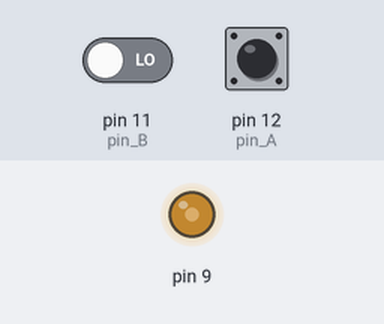
Simulated run of this sketch. Board: Arduino Uno, built with avr-gcc and run on an emulated ATmega328P. Shown: output pins drawn as LEDs (lit = HIGH). The inputs (shaded band) are chosen by the test bench; at power-on: pin 11 (pin_B) LOW, pin 12 (pin_A) HIGH. What the sketch prints to the serial monitor is not drawn.

Above: at 0.3 s.
Timing chart, 0 to 1.8 s (numbered marks = the images above):
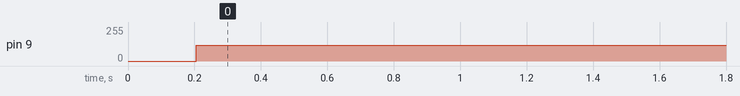

The sketch:

RotTest.ino
```cpp
/*
** Rotary Encoder Example
** Use the Sparkfun Rotary Encoder to vary brightness of LED
**
** Sample the encoder at 200Hz using the millis() function
*/

int brightness = 120;    // how bright the LED is, start at half brightness
int fadeAmount = 10;    // how many points to fade the LED by
unsigned long currentTime;
unsigned long loopTime;
const int pin_A = 12;  // pin 12
const int pin_B = 11;  // pin 11
unsigned char encoder_A;
unsigned char encoder_B;
unsigned char encoder_A_prev=0;
byte incomingByte;

void setup()  {
  // declare pin 9 to be an output:
  Serial.begin(9600);
  pinMode(9, OUTPUT);
  pinMode(pin_A, INPUT);
  pinMode(pin_B, INPUT);
  currentTime = millis();
  loopTime = currentTime;
}

void loop()  {

  // get the current elapsed time
  currentTime = millis();
  if(currentTime >= (loopTime + 5)){
    // 5ms since last check of encoder = 200Hz
    encoder_A = digitalRead(pin_A);    // Read encoder pins
    Serial.println(encoder_A);
    delay(100);
    encoder_B = digitalRead(pin_B);
    Serial.println(encoder_B);
    delay(100);
    if((!encoder_A) && (encoder_A_prev)){
      // A has gone from high to low
      if(encoder_B) {
        // B is high so clockwise
        // increase the brightness, dont go over 255
        if(brightness + fadeAmount <= 255) brightness += fadeAmount;
      }
      else {
        // B is low so counter-clockwise
        // decrease the brightness, dont go below 0
        if(brightness - fadeAmount >= 0) brightness -= fadeAmount;
      }

    }
    encoder_A_prev = encoder_A;     // Store value of A for next time


    // set the brightness of pin 9:
    analogWrite(9, brightness);

    loopTime = currentTime;  // Updates loopTime
  }
  // Other processing can be done here

}
```

Measured:
- by itself, pin 9: 0/255 → 120/255 at 0.21 s
